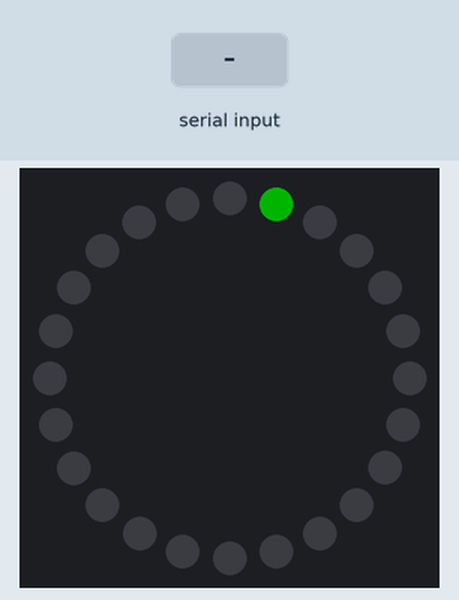
A sketch run on a simulated ESP32. Shown: 24 RGB LEDs in a ring, first at the top, clockwise. Inputs (shaded band) come from the test bench. Dim RGB values are drawn brighter than linear; what the sketch prints to the serial monitor is not drawn.

Above: at 2.7 s.
2.8 s: "2\n" received over Serial
At 4.21 s:
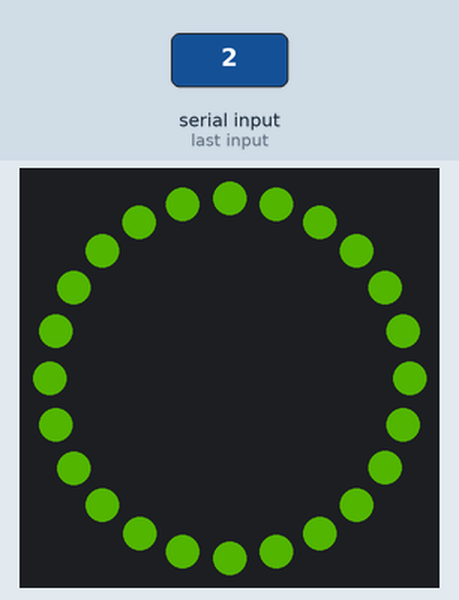
4.4 s: "3\n" received over Serial
At 4.8 s:
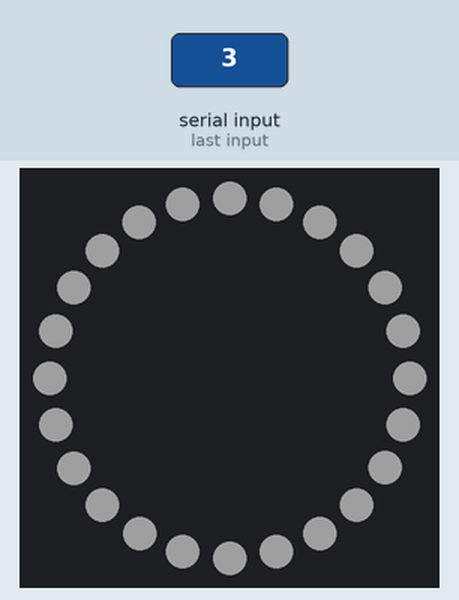
5.9 s: "2\n" received over Serial
At 8.87 s:
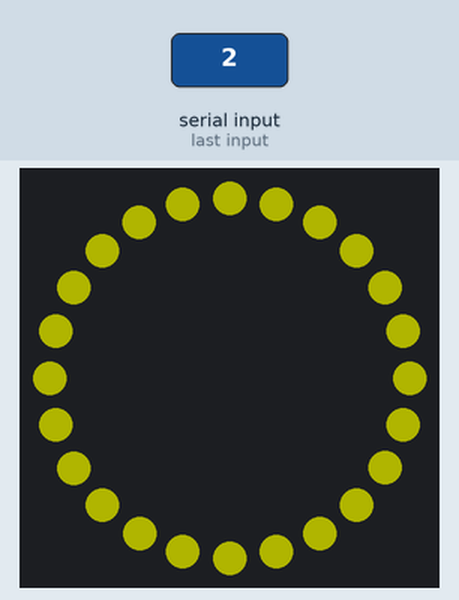
8.9 s: "+" received over Serial
At 10.68 s:
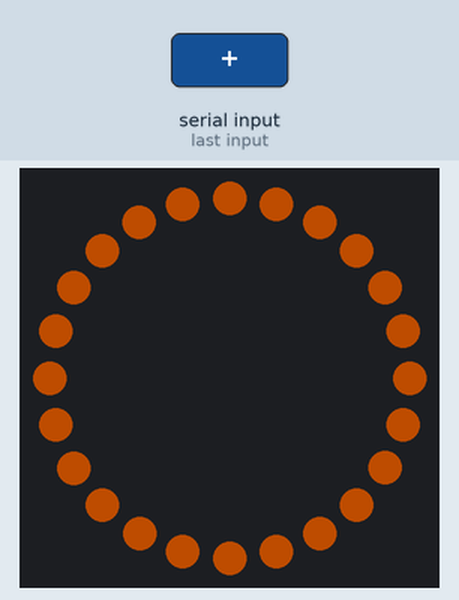
11.2 s: "90,45\n" received over Serial
At 12.3 s:
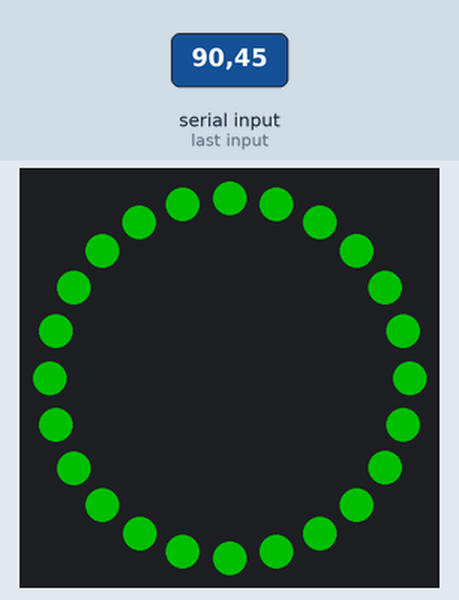
12.7 s: "30,150\n" received over Serial
At 13.7 s:
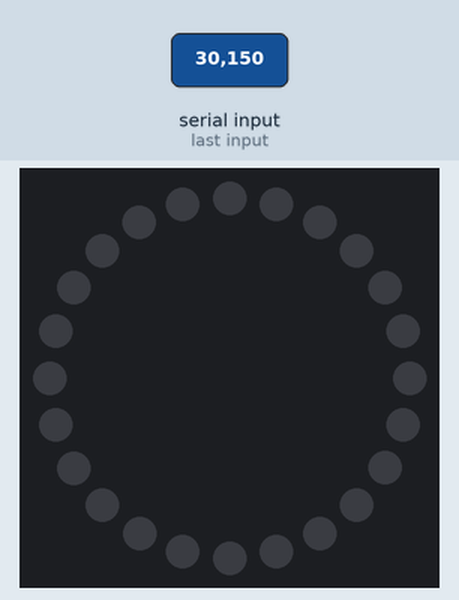

The sketch:

B0_LedRingTest.ino
```cpp
// B0 – LED-Ring-Test (Wegwerfcode, nicht Teil der Firmware)
//
// Prüft: Einzeladressierung und Reihenfolge (T-HW-06), Lichtwirkung unter dem
// Glas (R-14), Stromaufnahme je Helligkeit für die Strommessung (T-HW-05, M-05).
//
// Bedienung über den seriellen Monitor (115200 Baud):
//   1  Einzeltest: jede LED nacheinander Rot, Grün, Blau (LED 0 = am DI-Pad)
//   2  Zug-Demo: Grün -> Gelb -> Rot über 8 s, dann 1 s Ausblenden, Pause
//   3  Strommessung: ganzer Ring Weiß mit Helligkeit 32, 64, 128 (je 10 s)
//   4  Dauerfarben: Grün, Gelb, Rot, Blau, Weiß im 3-s-Takt
//   0  alles aus
//   + / -  Helligkeit für 2 und 4 (Schritte von 16, Start 64)

#include <Arduino.h>
#include <Adafruit_NeoPixel.h>

constexpr uint8_t  LED_PIN              = 4;     // GPIO4, siehe 02 §2
constexpr uint16_t LED_COUNT            = 24;
constexpr uint16_t LED_MA_PER_CHANNEL   = 20;    // Annahme, wird mit Modus 3 gemessen
constexpr uint16_t LED_CURRENT_LIMIT_MA = 500;   // D-05
constexpr uint32_t YELLOW_MS            = 3000;
constexpr uint32_t RED_MS               = 6000;

Adafruit_NeoPixel ring(LED_COUNT, LED_PIN, NEO_GRB + NEO_KHZ800);

uint8_t  mode       = 1;
uint8_t  brightness = 64;
uint32_t modeStart  = 0;
uint32_t lastShow   = 0;
int32_t  phaseShown = -1;   // zuletzt gemeldeter Schritt im aktuellen Modus

struct Rgb { uint8_t r, g, b; };

int32_t lerp(int32_t a, int32_t b, int32_t n, int32_t d) { return a + ((b - a) * n + d / 2) / d; }

Rgb gradient(uint32_t t) {   // 04 §6.2
  if (t == 0) return {0, 255, 0};
  if (t < YELLOW_MS) return {(uint8_t)lerp(0, 255, t, YELLOW_MS), 255, 0};
  if (t < RED_MS) return {255, (uint8_t)lerp(255, 0, t - YELLOW_MS, RED_MS - YELLOW_MS), 0};
  return {255, 0, 0};
}

// Ganzer Ring in einer Farbe, mit Helligkeit und Stromgrenze (04 §6.4)
void fillScaled(Rgb c, uint8_t b) {
  const uint32_t ma = (uint32_t)LED_COUNT * LED_MA_PER_CHANNEL * (c.r + c.g + c.b) / 255 * b / 255;
  uint32_t eff = b;
  if (ma > LED_CURRENT_LIMIT_MA) eff = (uint32_t)b * LED_CURRENT_LIMIT_MA / ma;
  ring.fill(ring.Color(c.r * eff / 255, c.g * eff / 255, c.b * eff / 255));
}

void setMode(uint8_t m) {
  mode = m;
  modeStart = millis();
  phaseShown = -1;
  ring.clear();
  ring.show();
  static const char* const names[] = {"aus", "Einzeltest", "Zug-Demo", "Strommessung", "Dauerfarben"};
  Serial.printf("Modus %u: %s (Helligkeit %u)\n", m, names[m], brightness);
  if (m == 3) {
    Serial.println(F("Strommessung: USB-Messgerät ablesen. Geschätzt: 32 ≈ 180 mA, 64 ≈ 360 mA, 128 ≈ 720 mA (nur LEDs)."));
    Serial.println(F("Helligkeit 255 ist absichtlich nicht dabei (≈ 1,4 A)."));
  }
}

void runSingle(uint32_t t) {
  // 24 LEDs × 3 Farben × 250 ms = 18 s, danach automatisch Zug-Demo
  const uint32_t step = t / 250;
  if (step >= (uint32_t)LED_COUNT * 3) { setMode(2); return; }
  const uint16_t idx = step / 3;
  const uint8_t ch = step % 3;
  if ((int32_t)step == phaseShown) return;
  phaseShown = step;
  ring.clear();
  ring.setPixelColor(idx, ch == 0 ? 64 : 0, ch == 1 ? 64 : 0, ch == 2 ? 64 : 0);
  ring.show();
  if (ch == 0) Serial.printf("LED %u\n", idx);
}

void runDemo(uint32_t t) {
  constexpr uint32_t PULL = 8000, FADE = 1000, PAUSE = 2000;
  const uint32_t p = t % (PULL + FADE + PAUSE);
  if (p < PULL) {
    fillScaled(gradient(p), brightness);
  } else if (p < PULL + FADE) {
    const uint32_t f = 255 - (255 * (p - PULL) + 500) / 1000;   // 04 §6.3
    fillScaled(gradient(PULL), brightness * f / 255);
  } else {
    ring.clear();
  }
}

void runCurrent(uint32_t t) {
  static const uint8_t levels[] = {32, 64, 128};
  const uint32_t i = t / 10000;
  if (i >= sizeof(levels)) { setMode(0); return; }
  const uint8_t b = levels[i];
  ring.fill(ring.Color(b, b, b));   // ohne Stromgrenze, um echte Werte zu messen
  if ((int32_t)i != phaseShown) {
    phaseShown = i;
    Serial.printf("Weiß, Helligkeit %u, geschätzt %lu mA\n", b,
                  (unsigned long)(LED_COUNT * LED_MA_PER_CHANNEL * 3UL * b / 255));
  }
}

void runColors(uint32_t t) {
  static const Rgb colors[] = {{0, 255, 0}, {255, 255, 0}, {255, 0, 0}, {0, 0, 255}, {255, 255, 255}};
  fillScaled(colors[(t / 3000) % 5], brightness);
}

void handleSerial() {
  while (Serial.available()) {
    const char c = Serial.read();
    if (c >= '0' && c <= '4') setMode(c - '0');
    else if (c == '+' || c == '-') {
      const int b = brightness + (c == '+' ? 16 : -16);
      brightness = (uint8_t)constrain(b, 0, 255);
      Serial.printf("Helligkeit %u\n", brightness);
    }
  }
}

void setup() {
  Serial.begin(115200);
  ring.begin();
  ring.clear();   // WS2812 zeigen nach dem Einschalten teils Zufallsfarben
  ring.show();
  delay(1500);
  Serial.println(F("\n=== B0 LED-Ring-Test, 24 LEDs an GPIO4 ==="));
  Serial.println(F("Befehle: 1 Einzeltest, 2 Zug-Demo, 3 Strom, 4 Farben, 0 aus, +/- Helligkeit"));
  setMode(1);
}

void loop() {
  handleSerial();
  const uint32_t now = millis();
  if ((uint32_t)(now - lastShow) < 20) return;   // höchstens 50 Hz
  lastShow = now;
  const uint32_t t = now - modeStart;
  switch (mode) {
    case 1: runSingle(t); return;   // zeigt selbst an
    case 2: runDemo(t); break;
    case 3: runCurrent(t); break;
    case 4: runColors(t); break;
    default: ring.clear(); break;
  }
  ring.show();
}
```

Measured:
- after the input at 2.8 s, the LEDs: first change after 0.05 s (image 1 shows a later state)
- after the input at 4.4 s, the LEDs: change at once (image 2)
- after the input at 5.9 s, the LEDs: first change at once (image 3 shows a later state)
- after the input at 11.2 s, the LEDs: change at once (image 5)
- after the input at 12.7 s, the LEDs: change at once (image 6)
